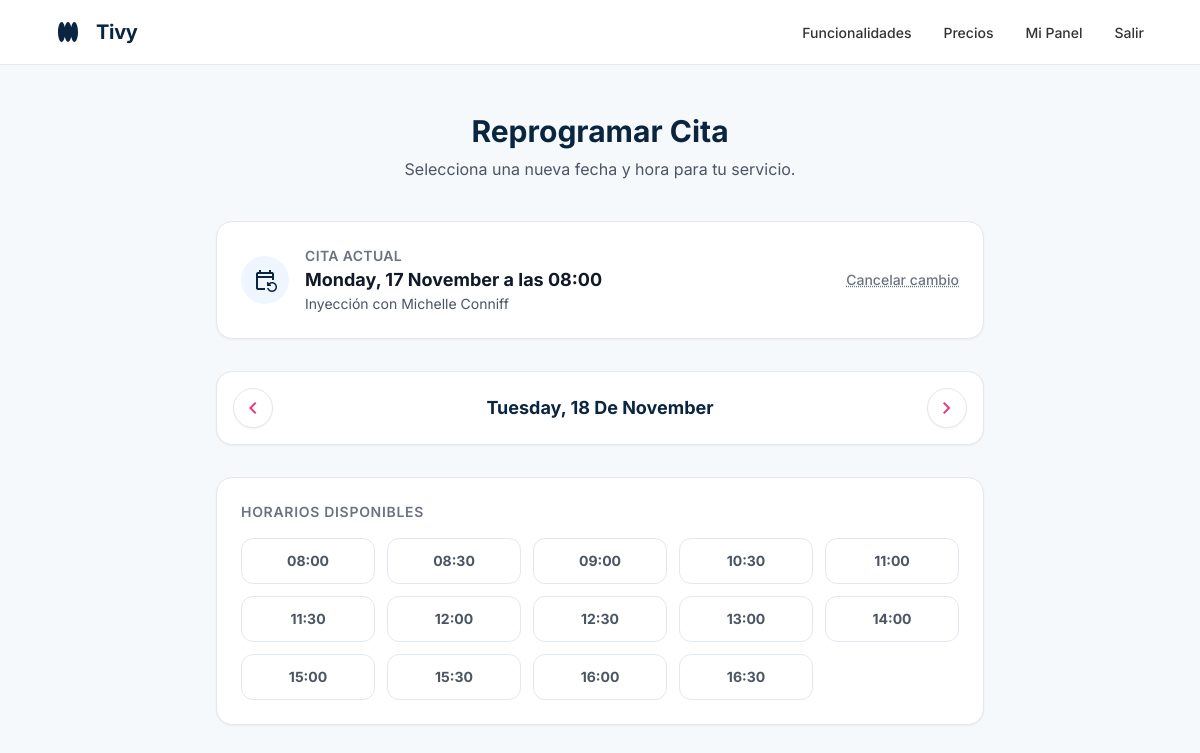
The app's page /appointment/1/reschedule/ (signed in) with its own data.
### CoreApps/scheduling/models.py (models this page shows, shortened)
class Appointment(models.Model):
    STATUS_CHOICES = [
        ('SCHEDULED', 'Agendada'),
        ('COMPLETED', 'Completada'),
        ('CANCELED', 'Cancelada'),
    ]
    business = models.ForeignKey(Business, on_delete=models.CASCADE, related_name='appointments')
    staff_member = models.ForeignKey(StaffMember, on_delete=models.CASCADE, related_name='appointments')
    customer = models.ForeignKey(Customer, on_delete=models.CASCADE, related_name='appointments')
    service = models.ForeignKey(Service, on_delete=models.PROTECT, related_name='appointments')
    start_time = models.DateTimeField()
    end_time = models.DateTimeField()
    status = models.CharField(max_length=10, choices=STATUS_CHOICES, default='SCHEDULED')
    created_at = models.DateTimeField(auto_now_add=True)

### CoreApps/catalog/models.py (models this page shows, shortened)
class Service(models.Model):
    class LocationType(models.TextChoices):
        LOCAL_ONLY = 'LOCAL', 'En el local'
        DELIVERY_ONLY = 'DOMICILIO', 'A domicilio'
        BOTH = 'AMBOS', 'Ambos (a elegir por el cliente)'
    business = models.ForeignKey(Business, on_delete=models.CASCADE, related_name='services')
    name = models.CharField(max_length=150)
    description = models.TextField(blank=True)
    duration = models.DurationField(help_text="Duración del servicio. Formato: HH:MM:SS.")
    price = models.DecimalField(max_digits=10, decimal_places=2)
    location_type = models.CharField(
        max_length=10,
        choices=LocationType.choices,
        default=LocationType.LOCAL_ONLY,
        help_text="Define dónde se puede realizar este servicio específico."
    )
    assignees = models.ManyToManyField(
        StaffMember,
        related_name='services_offered',
        blank=True,
        help_text="Personal asignado para realizar este servicio."
    )
    photo = models.ImageField(
        upload_to='services/photos/',
        null=True,
        blank=True,
        help_text="Imagen representativa del servicio (opcional)."
    )
    is_active = models.BooleanField(default=True)

### CoreApps/users/models.py (models this page shows, shortened)
class StaffMember(models.Model):
    business = models.ForeignKey(Business, on_delete=models.CASCADE, related_name='staff_members')
    user = models.OneToOneField(User, on_delete=models.SET_NULL, null=True, blank=True, related_name='staff_profile', help_text="Cuenta de usuario para que el personal inicie sesión (opcional).")
    name = models.CharField(max_length=150, help_text="Nombre del miembro del personal (Ej: Ana Pérez).")
    photo = models.ImageField(upload_to='staff/photos/', null=True, blank=True)
    bio = models.TextField(blank=True)
    is_active = models.BooleanField(default=True)

### CoreApps/main/views.py (the view, shortened to what this page needs)
# urls.py: path('appointment/<int:pk>/reschedule/', RescheduleAppointmentView.as_view(), name='reschedule_appointment'),
class RescheduleAppointmentView(TemplateView):
    template_name = 'main/reschedule_appointment.html'
    def get_object(self):
        return get_object_or_404(Appointment, pk=self.kwargs.get('pk'))
    def dispatch(self, request, *args, **kwargs):
        appointment = self.get_object()
        token = request.GET.get('token')
        has_valid_token = False
        is_auth = request.user.is_authenticated
        is_owner = is_auth and (appointment.customer.user == request.user)
        is_business_owner = False
        if is_auth and hasattr(request.user, 'business_profile'):
            if request.user.business_profile == appointment.business:
                is_business_owner = True
        if not (has_valid_token or is_owner or is_business_owner or (is_auth and request.user.is_superuser)):
            if not is_auth:
                return redirect(f"{settings.LOGIN_URL}?next={request.path}")
            return HttpResponseForbidden("No tienes permiso o el enlace ha expirado.")
        return super().dispatch(request, *args, **kwargs)
    def get_context_data(self, **kwargs):
        context = super().get_context_data(**kwargs)
        appointment = self.get_object()
        service = appointment.service
        staff_member = appointment.staff_member
        business = appointment.business
        date_str = self.request.GET.get('date')
        if date_str:
            try:
                target_date = datetime.strptime(date_str, '%Y-%m-%d').date()
            except ValueError:
                target_date = date.today()
        else:
            target_date = appointment.start_time.date()
        if target_date < date.today():
            target_date = date.today()
        context['appointment'] = appointment
        context['business'] = business
        context['service'] = service
        context['staff_member'] = staff_member
        context['target_date_str'] = target_date.strftime('%Y-%m-%d')
        context['target_date_display'] = target_date.strftime('%A, %d de %B')
        prev_date = target_date - timedelta(days=1)
        next_date = target_date + timedelta(days=1)
        context['prev_date_str'] = prev_date.strftime('%Y-%m-%d')
        context['next_date_str'] = next_date.strftime('%Y-%m-%d')
        context['can_go_back'] = (prev_date >= date.today())
        context['available_slots'] = generate_available_slots(staff_member, service, target_date)
        return context

### templates/main/reschedule_appointment.html (shortened to what this page needs)
{% extends 'base.html' %}
{% load static %}
{% block content %}
<div class="min-h-[calc(100vh-4rem)] bg-subtle-bg dark:bg-dark-subtle-bg py-12 px-4 sm:px-6 lg:px-8">
    <div class="max-w-3xl mx-auto">
        <div class="text-center mb-10">
            <h1 class="text-3xl font-bold text-primary dark:text-white">Reprogramar Cita</h1>
            <p class="mt-2 text-gray-600 dark:text-gray-400">Selecciona una nueva fecha y hora para tu servicio.</p>
        </div>
        <div class="bg-white dark:bg-background-dark rounded-xl shadow-sm border border-gray-200 dark:border-gray-700 p-6 mb-8 flex flex-col sm:flex-row items-center justify-between gap-4">
            <div class="flex items-center gap-4">
                <div class="w-12 h-12 rounded-full bg-blue-50 flex items-center justify-center text-primary">
                    <span class="material-symbols-outlined">event_repeat</span>
                </div>
                <div>
                    <p class="text-sm text-gray-500 dark:text-gray-400 uppercase tracking-wide font-semibold">Cita Actual</p>
                    <h3 class="font-bold text-lg text-gray-900 dark:text-white">
                        {{ appointment.start_time|date:"l, d F" }} a las {{ appointment.start_time|time:"H:i" }}
                    </h3>
                    <p class="text-sm text-gray-600 dark:text-gray-300">
                        {{ appointment.service.name }} con {{ appointment.staff_member.name }}
                    </p>
                </div>
            </div>
            <a href="{% url 'booking_confirmed' pk=appointment.pk %}" class="text-sm font-medium text-gray-500 hover:text-primary underline decoration-dotted">
                Cancelar cambio
            </a>
        </div>
        <div class="bg-white dark:bg-background-dark rounded-xl shadow-sm border border-gray-200 dark:border-gray-700 p-4 mb-8 flex items-center justify-between sticky top-20 z-30">
            <a href="?date={{ prev_date_str }}" class="nav-btn p-2 rounded-full shadow-sm flex items-center justify-center w-10 h-10">
                <span class="material-symbols-outlined">chevron_left</span>
            </a>
            <div class="text-center">
                <h3 class="text-lg font-bold text-primary dark:text-white capitalize">{{ target_date_display }}</h3>
            </div>
            <a href="?date={{ next_date_str }}" class="nav-btn p-2 rounded-full shadow-sm flex items-center justify-center w-10 h-10">
                <span class="material-symbols-outlined">chevron_right</span>
            </a>
        </div>
        <form method="post">
            <div class="bg-white dark:bg-background-dark rounded-xl shadow-sm border border-gray-200 dark:border-gray-700 p-6">
                <h4 class="text-sm font-semibold text-gray-500 dark:text-gray-400 mb-4 uppercase tracking-wider">Horarios Disponibles</h4>
                <div class="grid grid-cols-3 sm:grid-cols-4 md:grid-cols-5 gap-3">
                    {% for slot in available_slots %}
                        {% if target_date != appointment.start_time.date or slot != appointment.start_time|time:"H:i" %}
                            <button type="submit" name="selected_time" value="{{ slot }}"
                                    class="slot-btn py-3 px-2 rounded-lg text-sm font-bold text-center hover:shadow-md">
                                {{ slot }}
                            </button>
                        {% endif %}
                    {% endfor %}
                </div>
            </div>
        </form>
    </div>
</div>
{% endblock %}

### templates/base.html (style rules this page uses)
body { -webkit-font-smoothing: antialiased; -moz-osx-font-smoothing: grayscale; }

### records on screen
Appointment: start_time "Monday, 17 November", start_time "08:00", service.name "Inyección", staff_member.name "Michelle Conniff"

### other values on screen
{{ target_date_display }} "Tuesday, 18 De November"
{{ slot }} "08:00" "08:30" "09:00" "10:30" "11:00" "11:30" "12:00" "12:30" "13:00" "14:00" "15:00" "15:30" "16:00" "16:30"
